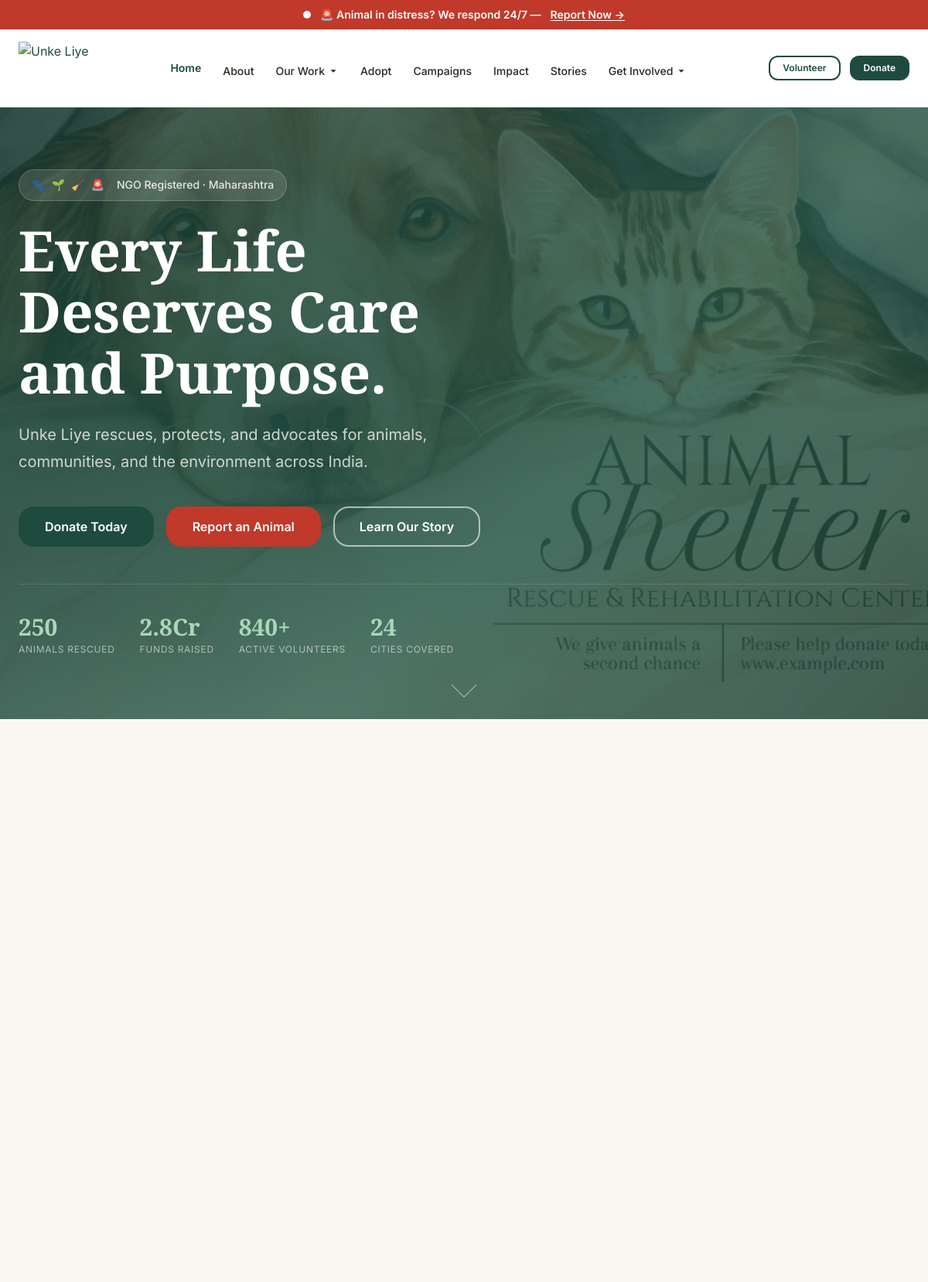
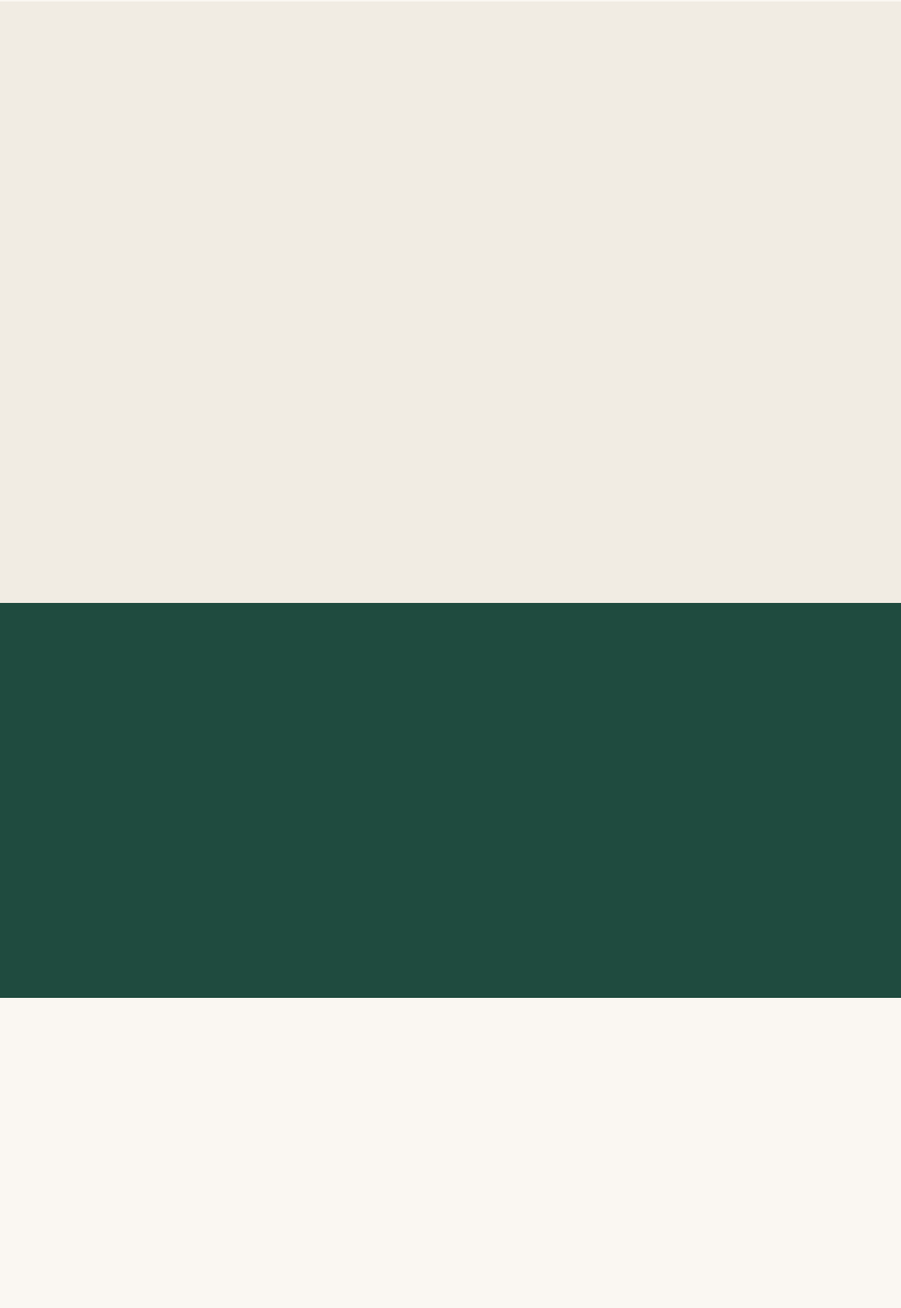
The page / (upper part) on the database its author committed (2 pictures, top to bottom).
### content_managerr/models.py (models this page shows, shortened)
class HomePageContent(models.Model):
    hero_heading = models.CharField(max_length=200, default='Every Life Deserves Care and Purpose.')
    hero_subheading = models.TextField(default='Unke Liye rescues, protects, and advocates for animals, communities, and the environment across India.')
    primary_cta_label = models.CharField(max_length=80, default='Donate Today')
    primary_cta_url = models.CharField(max_length=200, default='/donate')
    secondary_cta_label = models.CharField(max_length=80, default='Report an Animal')
    secondary_cta_url = models.CharField(max_length=200, default='/report-animal')
    stats_visible = models.BooleanField(default=True)
    stat1_number = models.CharField(max_length=40, default='4,200+')
    stat1_label = models.CharField(max_length=80, default='Animals Rescued')
    stat2_number = models.CharField(max_length=40, default='2.8Cr')
    stat2_label = models.CharField(max_length=80, default='Funds Raised')
    stat3_number = models.CharField(max_length=40, default='840+')
    stat3_label = models.CharField(max_length=80, default='Active Volunteers')
    stat4_number = models.CharField(max_length=40, default='24')
    stat4_label = models.CharField(max_length=80, default='Cities Covered')
    featured_campaigns_visible = models.BooleanField(default=True)
    featured_campaigns_heading = models.CharField(max_length=200, default='Campaigns Urgently Needing Support')
    updated_at = models.DateTimeField(auto_now=True)

### public/views.py (the view)
# urls.py: 2. Add a URL to urlpatterns:  path('', views.home, name='home')
def home(request):
    home_banner = Banner.objects.filter(page='home', is_active=True).first()
    homepage_content, _ = HomePageContent.objects.get_or_create(pk=1)
    numbers_data = numbers.objects.first()
    featured_stories = story.objects.filter(status='published').order_by('-created_at')[:3]
    return render(request, "public-temp/index.html", {
        "home_banner": home_banner,
        "homepage_content": homepage_content,
        "numbers_data": numbers_data,
        "featured_stories": featured_stories,
    })

### templates/public-temp/index.html (shortened to what this page needs)
{% load static %}
<!DOCTYPE html>
<html lang="en">
<head>
  <link rel="stylesheet" href="{% static 'public-assets/css/variables.css' %}" />
  <link rel="stylesheet" href="{% static 'public-assets/css/base.css' %}" />
  <link rel="stylesheet" href="{% static 'public-assets/css/components.css' %}" />
  <link rel="stylesheet" href="{% static 'public-assets/css/animations.css' %}" />
</head>
<body>
  <div class="emergency-bar" role="banner" aria-label="Emergency rescue alert">
    <span class="pulse-dot" aria-hidden="true"></span>
    <span>🚨 Animal in distress? We respond 24/7 —</span>
    <a href="{% url 'public:report_animal' %}" aria-label="Report an animal in need">Report Now →</a>
  </div>
  <header class="site-header" role="banner">
    <div class="container">
      <nav class="nav-inner" aria-label="Main navigation">
        <a href="{% url 'public:home' %}" class="nav-logo" aria-label="Unke Liye — Home"><img src="{% static 'public-assets/images/logo.png' %}" alt="Unke Liye"
            class="nav-logo-img" /></a>
        <ul class="nav-menu" role="list">
          <li class="nav-item"><a href="{% url 'public:home' %}" class="nav-link active">Home</a></li>
          <li class="nav-item"><a href="{% url 'public:about' %}" class="nav-link">About</a></li>
          <li class="nav-item">
            <a href="#" class="nav-link" aria-haspopup="true" aria-expanded="false">
              Our Work <svg viewBox="0 0 16 16" fill="currentColor" aria-hidden="true">
                <path d="M4 6l4 4 4-4" />
              </svg>
            </a>
          </li>
          <li class="nav-item"><a href="{% url 'public:adopt' %}" class="nav-link">Adopt</a></li>
          <li class="nav-item"><a href="{% url 'public:campaigns' %}" class="nav-link">Campaigns</a></li>
          <li class="nav-item"><a href="{% url 'public:impact' %}" class="nav-link">Impact</a></li>
          <li class="nav-item"><a href="{% url 'public:stories' %}" class="nav-link">Stories</a></li>
          <li class="nav-item">
            <a href="#" class="nav-link" aria-haspopup="true" aria-expanded="false">
              Get Involved <svg viewBox="0 0 16 16" fill="currentColor" aria-hidden="true">
                <path d="M4 6l4 4 4-4" />
              </svg>
            </a>
          </li>
        </ul>
        <div class="nav-actions">
          <a href="{% url 'public:volunteer' %}" class="btn btn--outline btn--sm" style="display:none"
            id="nav-volunteer-btn">Volunteer</a>
          <a href="{% url 'public:donate' %}" class="btn btn--primary btn--sm">Donate</a>
        </div>
      </nav>
    </div>
  </header>
  <div class="nav-mobile-panel" id="mobile-nav" role="dialog" aria-modal="true" aria-label="Navigation menu">
  </div>
  <main id="main-content">
    <section class="hero-home" aria-label="Hero">
      <div class="container hero-content">
        <div class="hero-eyebrow" aria-hidden="true">
          <span>🐾</span> <span>🌱</span> <span>🧹</span> <span>🚨</span>
          <span style="margin-left: var(--space-2)">NGO Registered · Maharashtra</span>
        </div>
        <h1>{{ homepage_content.hero_heading }}</h1>
        <p class="hero-tagline">{{ homepage_content.hero_subheading }}</p>
        <div class="hero-actions">
          <a href="{{ homepage_content.primary_cta_url }}" class="btn btn--primary btn--lg">
            {{ homepage_content.primary_cta_label }}
          </a>
          <a href="{{ homepage_content.secondary_cta_url }}" class="btn btn--urgent btn--lg">
            {{ homepage_content.secondary_cta_label }}
          </a>
          <a href="{% url 'public:about' %}" class="btn btn--outline-white btn--lg" style="display:none" id="hero-learn-more">
            Learn Our Story
          </a>
        </div>
        <div class="hero-stats" aria-label="Impact statistics" {% if not homepage_content.stats_visible %}hidden{% endif %}>
          <div class="hero-stat-item">
            <div class="hero-stat-number">{{ homepage_content.stat1_number }}</div>
            <div class="hero-stat-label">{{ homepage_content.stat1_label }}</div>
          </div>
          <div class="hero-stat-item">
            <div class="hero-stat-number">{{ homepage_content.stat2_number }}</div>
            <div class="hero-stat-label">{{ homepage_content.stat2_label }}</div>
          </div>
          <div class="hero-stat-item">
            <div class="hero-stat-number">{{ homepage_content.stat3_number }}</div>
            <div class="hero-stat-label">{{ homepage_content.stat3_label }}</div>
          </div>
          <div class="hero-stat-item">
            <div class="hero-stat-number">{{ homepage_content.stat4_number }}</div>
            <div class="hero-stat-label">{{ homepage_content.stat4_label }}</div>
          </div>
        </div>
      </div>
      <div class="scroll-indicator" aria-hidden="true">
        <div class="scroll-arrow"></div>
      </div>
    </section>
    <section class="section" aria-labelledby="missions-heading">
      <div class="container">
        <div class="pillars-grid">
        </div>
      </div>
    </section>
    <section class="section section--alt" aria-labelledby="stories-heading">
      <div class="container">
        <div class="stories-grid">
        </div>
      </div>
    </section>
    <section class="stats-section" aria-labelledby="stats-heading">
      <div class="container">
        <div class="stats-grid">
        </div>
      </div>
    </section>
    <section class="section" aria-labelledby="campaigns-heading">
      <div class="container">
        <div class="campaigns-grid">
        </div>
      </div>
    </section>
  </main>
</body>
</html>

### static/public-assets/css/variables.css (style rules this page uses)
:root { --color-bg: #FAF7F2; --color-surface: #FFFFFF; --color-surface-alt: #F1ECE3; --color-text: #2A2620; --color-text-muted: #6B6459; --color-border: #E4DCCE; --color-primary: #1F4B3F; --color-primary-dark: #163A31; --color-primary-light: #EAF2EE; --color-care: #C97C4D; --color-protect: #3E7D5C; --color-restore: #3D7A9E; --color-respond: #B4432E; --color-urgent: #C0392B; --color-urgent-dark: #9B2F22; --color-urgent-tint: #FBEAE7; --color-success: #2F7A4F; --color-warning: #B8860B; --color-error: #C0392B; --font-display: 'Playfair Display', Georgia, serif; --font-body: 'Inter', system-ui, -apple-system, sans-serif; --text-xs: 0.75rem; --text-sm: 0.875rem; --text-base: 1rem; --text-lg: 1.125rem; --text-xl: 1.25rem; --text-2xl: 1.5rem; --text-3xl: 1.875rem; --text-4xl: 2.25rem; --text-5xl: 3rem; --text-6xl: 3.75rem; --leading-tight: 1.2; --leading-snug: 1.375; --leading-normal: 1.6; --leading-relaxed: 1.75; --font-weight-normal: 400; --font-weight-medium: 500; --font-weight-semibold: 600; --font-weight-bold: 700; --space-1: 0.25rem; --space-2: 0.5rem; --space-3: 0.75rem; --space-4: 1rem; --space-5: 1.25rem; --space-6: 1.5rem; --space-8: 2rem; --space-10: 2.5rem; --space-12: 3rem; --space-16: 4rem; --space-20: 5rem; --space-24: 6rem; --space-32: 8rem; --radius-sm: 6px; --radius-md: 12px; --radius-lg: 20px; --radius-xl: 28px; --radius-full: 9999px; --shadow-xs: 0 1px 3px rgba(42,38,32,0.06); --shadow-sm: 0 2px 8px rgba(42,38,32,0.08); --shadow-md: 0 4px 16px rgba(42,38,32,0.10); --shadow-lg: 0 8px 32px rgba(42,38,32,0.12); --shadow-xl: 0 16px 48px rgba(42,38,32,0.14); --transition-fast: 150ms ease-out; --transition-base: 250ms ease-out; --transition-slow: 400ms ease-in-out; --transition-reveal: 600ms ease-in-out; --max-width: 1200px; --max-width-narrow: 800px; --max-width-wide: 1400px; --z-below: -1; --z-base: 0; --z-raised: 10; --z-sticky: 100; --z-overlay: 200; --z-modal: 300; --z-toast: 400; --z-top: 500; }

### static/public-assets/css/base.css (style rules this page uses)
*, *::before, *::after { box-sizing: border-box; margin: 0; padding: 0; }
html { font-size: 16px; scroll-behavior: smooth; -webkit-text-size-adjust: 100%; }
body { font-family: var(--font-body); font-size: var(--text-base); font-weight: var(--font-weight-normal); line-height: var(--leading-normal); color: var(--color-text); background-color: var(--color-bg); -webkit-font-smoothing: antialiased; -moz-osx-font-smoothing: grayscale; overflow-x: hidden; }
h1, h2, h3, h4, h5, h6 { font-family: var(--font-display); font-weight: var(--font-weight-bold); line-height: var(--leading-tight); color: var(--color-text); }
h1 { font-size: clamp(var(--text-3xl), 5vw, var(--text-5xl)); }
p { line-height: var(--leading-normal); color: var(--color-text); }
a { color: var(--color-primary); text-decoration: underline; text-underline-offset: 3px; transition: color var(--transition-base); }
ul, ol { padding-left: var(--space-6); line-height: var(--leading-relaxed); }
li + li { margin-top: var(--space-2); }
img, video, svg { display: block; max-width: 100%; height: auto; }
.container { width: 100%; max-width: var(--max-width); margin-inline: auto; padding-inline: var(--space-6); }
.section { padding-block: var(--space-20); }
.section--alt { background-color: var(--color-surface-alt); }

### static/public-assets/css/animations.css (style rules this page uses)
.page-transition { animation: fadeIn 0.4s ease-out; }

### rows shown on the page
HomePageContent: hero_heading "Every Life Deserves Care and Purpose.", hero_subheading "Unke Liye rescues, protects, and advocates for animals, communities, and the environment across India.", primary_cta_label "Donate Today", secondary_cta_label "Report an Animal", stat1_number "250", stat1_label "ANIMALS RESCUED", stat2_number "2.8Cr", stat2_label "FUNDS RAISED", stat3_number "840+", stat3_label "ACTIVE VOLUNTEERS", stat4_number "24", stat4_label "CITIES COVERED"
